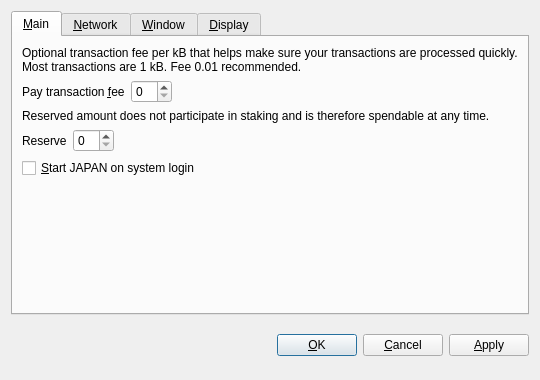
<?xml version="1.0" encoding="UTF-8"?>
<ui version="4.0">
 <class>OptionsDialog</class>
 <widget class="QDialog" name="OptionsDialog">
  <property name="geometry">
   <rect>
    <x>0</x>
    <y>0</y>
    <width>540</width>
    <height>380</height>
   </rect>
  </property>
  <property name="windowTitle">
   <string>Options</string>
  </property>
  <property name="modal">
   <bool>true</bool>
  </property>
  <layout class="QVBoxLayout" name="verticalLayout">
   <item>
    <widget class="QTabWidget" name="tabWidget">
     <property name="tabPosition">
      <enum>QTabWidget::North</enum>
     </property>
     <property name="currentIndex">
      <number>0</number>
     </property>
     <widget class="QWidget" name="tabMain">
      <attribute name="title">
       <string>&amp;Main</string>
      </attribute>
      <layout class="QVBoxLayout" name="verticalLayout_Main">
       <item>
        <widget class="QLabel" name="transactionFeeInfoLabel">
         <property name="text">
          <string>Optional transaction fee per kB that helps make sure your transactions are processed quickly. Most transactions are 1 kB. Fee 0.01 recommended.</string>
         </property>
         <property name="textFormat">
          <enum>Qt::PlainText</enum>
         </property>
         <property name="wordWrap">
          <bool>true</bool>
         </property>
        </widget>
       </item>
       <item>
        <layout class="QHBoxLayout" name="horizontalLayoutFee">
         <item>
          <widget class="QLabel" name="transactionFeeLabel">
           <property name="text">
            <string>Pay transaction &amp;fee</string>
           </property>
           <property name="textFormat">
            <enum>Qt::PlainText</enum>
           </property>
           <property name="buddy">
            <cstring>transactionFee</cstring>
           </property>
          </widget>
         </item>
         <item>
          <widget class="BitcoinAmountField" name="transactionFee"/>
         </item>
         <item>
          <spacer name="horizontalSpacerFee">
           <property name="orientation">
            <enum>Qt::Horizontal</enum>
           </property>
           <property name="sizeHint" stdset="0">
            <size>
             <width>40</width>
             <height>20</height>
            </size>
           </property>
          </spacer>
         </item>
        </layout>
       </item>
       <item>
        <widget class="QLabel" name="reserveBalanceInfoLabel">
         <property name="text">
          <string>Reserved amount does not participate in staking and is therefore spendable at any time.</string>
         </property>
         <property name="textFormat">
          <enum>Qt::PlainText</enum>
         </property>
         <property name="wordWrap">
          <bool>true</bool>
         </property>
        </widget>
       </item>
       <item>
        <layout class="QHBoxLayout" name="horizontalLayoutReserveBalance">
         <item>
          <widget class="QLabel" name="reserveBalanceLabel">
           <property name="text">
            <string>Reserve</string>
           </property>
           <property name="textFormat">
            <enum>Qt::PlainText</enum>
           </property>
           <property name="buddy">
            <cstring>reserveBalance</cstring>
           </property>
          </widget>
         </item>
         <item>
          <widget class="BitcoinAmountField" name="reserveBalance"/>
         </item>
         <item>
          <spacer name="horizontalSpacerReserveBalance">
           <property name="orientation">
            <enum>Qt::Horizontal</enum>
           </property>
           <property name="sizeHint" stdset="0">
            <size>
             <width>40</width>
             <height>20</height>
            </size>
           </property>
          </spacer>
         </item>
        </layout>
       </item>
       <item>
        <widget class="QCheckBox" name="bitcoinAtStartup">
         <property name="toolTip">
          <string>Automatically start JAPAN after logging in to the system.</string>
         </property>
         <property name="text">
          <string>&amp;Start JAPAN on system login</string>
         </property>
        </widget>
       </item>
       <item>
        <spacer name="verticalSpacer_Main">
         <property name="orientation">
          <enum>Qt::Vertical</enum>
         </property>
         <property name="sizeHint" stdset="0">
          <size>
           <width>20</width>
           <height>40</height>
          </size>
         </property>
        </spacer>
       </item>
      </layout>
     </widget>
     <widget class="QWidget" name="tabNetwork">
      <attribute name="title">
       <string>&amp;Network</string>
      </attribute>
      <layout class="QVBoxLayout" name="verticalLayout_Network">
       <item>
        <widget class="QCheckBox" name="mapPortUpnp">
         <property name="toolTip">
          <string>Automatically open the JAPAN client port on the router. This only works when your router supports UPnP and it is enabled.</string>
         </property>
         <property name="text">
          <string>Map port using &amp;UPnP</string>
         </property>
        </widget>
       </item>
       <item>
        <widget class="QCheckBox" name="connectSocks">
         <property name="toolTip">
          <string>Connect to the JAPAN network through a SOCKS proxy (e.g. when connecting through Tor).</string>
         </property>
         <property name="text">
          <string>&amp;Connect through SOCKS proxy:</string>
         </property>
        </widget>
       </item>
       <item>
        <layout class="QHBoxLayout" name="horizontalLayout_Network">
         <item>
          <widget class="QLabel" name="proxyIpLabel">
           <property name="text">
            <string>Proxy &amp;IP:</string>
           </property>
           <property name="textFormat">
            <enum>Qt::PlainText</enum>
           </property>
           <property name="buddy">
            <cstring>proxyIp</cstring>
           </property>
          </widget>
         </item>
         <item>
          <widget class="QValidatedLineEdit" name="proxyIp">
           <property name="maximumSize">
            <size>
             <width>140</width>
             <height>16777215</height>
            </size>
           </property>
           <property name="toolTip">
            <string>IP address of the proxy (e.g. 127.0.0.1)</string>
           </property>
          </widget>
         </item>
         <item>
          <widget class="QLabel" name="proxyPortLabel">
           <property name="text">
            <string>&amp;Port:</string>
           </property>
           <property name="textFormat">
            <enum>Qt::PlainText</enum>
           </property>
           <property name="buddy">
            <cstring>proxyPort</cstring>
           </property>
          </widget>
         </item>
         <item>
          <widget class="QLineEdit" name="proxyPort">
           <property name="maximumSize">
            <size>
             <width>55</width>
             <height>16777215</height>
            </size>
           </property>
           <property name="toolTip">
            <string>Port of the proxy (e.g. 9050)</string>
           </property>
          </widget>
         </item>
         <item>
          <widget class="QLabel" name="socksVersionLabel">
           <property name="text">
            <string>SOCKS &amp;Version:</string>
           </property>
           <property name="textFormat">
            <enum>Qt::PlainText</enum>
           </property>
           <property name="buddy">
            <cstring>socksVersion</cstring>
           </property>
          </widget>
         </item>
         <item>
          <widget class="QValueComboBox" name="socksVersion">
           <property name="toolTip">
            <string>SOCKS version of the proxy (e.g. 5)</string>
           </property>
          </widget>
         </item>
         <item>
          <spacer name="horizontalSpacer_Network">
           <property name="orientation">
            <enum>Qt::Horizontal</enum>
           </property>
           <property name="sizeHint" stdset="0">
            <size>
             <width>40</width>
             <height>20</height>
            </size>
           </property>
          </spacer>
         </item>
        </layout>
       </item>
       <item>
        <spacer name="verticalSpacer_Network">
         <property name="orientation">
          <enum>Qt::Vertical</enum>
         </property>
         <property name="sizeHint" stdset="0">
          <size>
           <width>20</width>
           <height>40</height>
          </size>
         </property>
        </spacer>
       </item>
      </layout>
     </widget>
     <widget class="QWidget" name="tabWindow">
      <attribute name="title">
       <string>&amp;Window</string>
      </attribute>
      <layout class="QVBoxLayout" name="verticalLayout_Window">
       <item>
        <widget class="QCheckBox" name="minimizeToTray">
         <property name="toolTip">
          <string>Show only a tray icon after minimizing the window.</string>
         </property>
         <property name="text">
          <string>&amp;Minimize to the tray instead of the taskbar</string>
         </property>
        </widget>
       </item>
       <item>
        <widget class="QCheckBox" name="minimizeOnClose">
         <property name="toolTip">
          <string>Minimize instead of exit the application when the window is closed. When this option is enabled, the application will be closed only after selecting Quit in the menu.</string>
         </property>
         <property name="text">
          <string>M&amp;inimize on close</string>
         </property>
        </widget>
       </item>
       <item>
        <spacer name="verticalSpacer_Window">
         <property name="orientation">
          <enum>Qt::Vertical</enum>
         </property>
         <property name="sizeHint" stdset="0">
          <size>
           <width>20</width>
           <height>40</height>
          </size>
         </property>
        </spacer>
       </item>
      </layout>
     </widget>
     <widget class="QWidget" name="tabDisplay">
      <attribute name="title">
       <string>&amp;Display</string>
      </attribute>
      <layout class="QVBoxLayout" name="verticalLayout_Display">
       <item>
        <layout class="QHBoxLayout" name="horizontalLayout_1_Display">
         <item>
          <widget class="QLabel" name="langLabel">
           <property name="text">
            <string>User Interface &amp;language:</string>
           </property>
           <property name="textFormat">
            <enum>Qt::PlainText</enum>
           </property>
           <property name="buddy">
            <cstring>lang</cstring>
           </property>
          </widget>
         </item>
         <item>
          <widget class="QValueComboBox" name="lang">
           <property name="toolTip">
            <string>The user interface language can be set here. This setting will take effect after restarting JAPAN.</string>
           </property>
          </widget>
         </item>
        </layout>
       </item>
       <item>
        <layout class="QHBoxLayout" name="horizontalLayout_2_Display">
         <item>
          <widget class="QLabel" name="unitLabel">
           <property name="text">
            <string>&amp;Unit to show amounts in:</string>
           </property>
           <property name="textFormat">
            <enum>Qt::PlainText</enum>
           </property>
           <property name="buddy">
            <cstring>unit</cstring>
           </property>
          </widget>
         </item>
         <item>
          <widget class="QValueComboBox" name="unit">
           <property name="toolTip">
            <string>Choose the default subdivision unit to show in the interface and when sending coins.</string>
           </property>
          </widget>
         </item>
        </layout>
       </item>
       <item>
        <widget class="QCheckBox" name="displayAddresses">
         <property name="toolTip">
          <string>Whether to show JAPAN addresses in the transaction list or not.</string>
         </property>
         <property name="text">
          <string>&amp;Display addresses in transaction list</string>
         </property>
        </widget>
       </item>
       <item>
        <widget class="QCheckBox" name="coinControlFeatures">
         <property name="toolTip">
          <string>Whether to show coin control features or not.</string>
         </property>
         <property name="text">
          <string>Display coin &amp;control features (experts only!)</string>
         </property>
        </widget>
       </item>
       <item>
        <spacer name="verticalSpacer_Display">
         <property name="orientation">
          <enum>Qt::Vertical</enum>
         </property>
         <property name="sizeHint" stdset="0">
          <size>
           <width>20</width>
           <height>40</height>
          </size>
         </property>
        </spacer>
       </item>
      </layout>
     </widget>
    </widget>
   </item>
   <item>
    <layout class="QHBoxLayout" name="horizontalLayout_Buttons">
     <item>
      <spacer name="horizontalSpacer_1">
       <property name="orientation">
        <enum>Qt::Horizontal</enum>
       </property>
       <property name="sizeHint" stdset="0">
        <size>
         <width>40</width>
         <height>48</height>
        </size>
       </property>
      </spacer>
     </item>
     <item>
      <widget class="QLabel" name="statusLabel">
       <property name="font">
        <font>
         <weight>75</weight>
         <bold>true</bold>
        </font>
       </property>
       <property name="text">
        <string/>
       </property>
       <property name="textFormat">
        <enum>Qt::PlainText</enum>
       </property>
       <property name="wordWrap">
        <bool>true</bool>
       </property>
      </widget>
     </item>
     <item>
      <spacer name="horizontalSpacer_2">
       <property name="orientation">
        <enum>Qt::Horizontal</enum>
       </property>
       <property name="sizeHint" stdset="0">
        <size>
         <width>40</width>
         <height>48</height>
        </size>
       </property>
      </spacer>
     </item>
     <item>
      <widget class="QPushButton" name="okButton">
       <property name="text">
        <string>&amp;OK</string>
       </property>
      </widget>
     </item>
     <item>
      <widget class="QPushButton" name="cancelButton">
       <property name="text">
        <string>&amp;Cancel</string>
       </property>
       <property name="autoDefault">
        <bool>false</bool>
       </property>
      </widget>
     </item>
     <item>
      <widget class="QPushButton" name="applyButton">
       <property name="text">
        <string>&amp;Apply</string>
       </property>
       <property name="autoDefault">
        <bool>false</bool>
       </property>
      </widget>
     </item>
    </layout>
   </item>
  </layout>
 </widget>
 <customwidgets>
  <customwidget>
   <class>BitcoinAmountField</class>
   <extends>QSpinBox</extends>
   <header>bitcoinamountfield.h</header>
  </customwidget>
  <customwidget>
   <class>QValueComboBox</class>
   <extends>QComboBox</extends>
   <header>qvaluecombobox.h</header>
  </customwidget>
  <customwidget>
   <class>QValidatedLineEdit</class>
   <extends>QLineEdit</extends>
   <header>qvalidatedlineedit.h</header>
  </customwidget>
 </customwidgets>
 <resources/>
 <connections/>
</ui>
